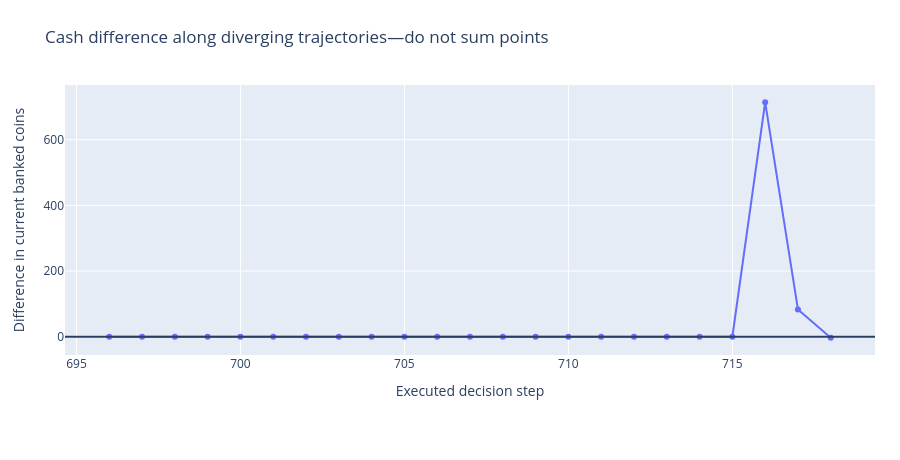

Here is the notebook cell this chart was saved with:
### Markdown cell above
### 7 · Does early cash become lasting cash?
Each point is a difference in current balances on two continuously evolving trajectories. Summing the points would double-count balances.

### Code cell
charts[3].show()

### Figure 1 — Plotly figure (JSON) as saved in the notebook; plotly's stock layout.template omitted (floating-point values rounded to 4 significant figures)
{"data": [{"mode": "lines+markers", "name": "1601 / seat 0 / coordinated", "type": "scatter", "x": [696, 697, 698, 699, 700, 701, 702, 703, 704, 705, 706, 707, 708, 709, 710, 711, 712, 713, 714, 715, 716, 717, 718], "y": [0.0, 0.0, 0.0, 0.0, 0.0, 0.0, 0.0, 0.0, 0.0, 0.0, 0.0, 0.0, 0.0, 0.0, 0.0, 0.0, 0.0, 0.0, 0.0, 0.0, 714.0, 83.0, -3.0]}], "layout": {"height": 460, "margin": {"b": 105, "l": 65, "r": 25, "t": 85}, "shapes": [{"type": "line", "x0": 0, "x1": 1, "xref": "x domain", "y0": 0, "y1": 0, "yref": "y"}], "title": {"text": "Cash difference along diverging trajectories—do not sum points"}, "xaxis": {"title": {"text": "Executed decision step"}}, "yaxis": {"title": {"text": "Difference in current banked coins"}}}}
